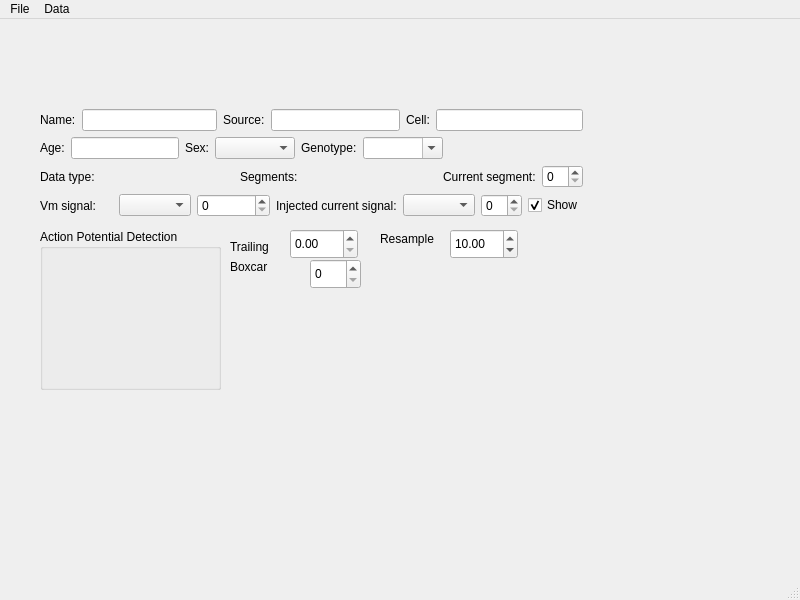
<?xml version="1.0" encoding="UTF-8"?>
<ui version="4.0">
 <class>APAnalysisMainWindow</class>
 <widget class="QMainWindow" name="APAnalysisMainWindow">
  <property name="geometry">
   <rect>
    <x>0</x>
    <y>0</y>
    <width>800</width>
    <height>600</height>
   </rect>
  </property>
  <property name="windowTitle">
   <string>AP Analysis</string>
  </property>
  <widget class="QWidget" name="centralwidget">
   <widget class="QGroupBox" name="apDetectionGroupBox">
    <property name="geometry">
     <rect>
      <x>40</x>
      <y>210</y>
      <width>181</width>
      <height>161</height>
     </rect>
    </property>
    <property name="title">
     <string>Action Potential Detection</string>
    </property>
   </widget>
   <widget class="QLabel" name="signalTailLabel">
    <property name="geometry">
     <rect>
      <x>230</x>
      <y>220</y>
      <width>51</width>
      <height>16</height>
     </rect>
    </property>
    <property name="text">
     <string>Trailing</string>
    </property>
   </widget>
   <widget class="QDoubleSpinBox" name="trailingDurationDoubleSpinBox">
    <property name="geometry">
     <rect>
      <x>290</x>
      <y>210</y>
      <width>68</width>
      <height>30</height>
     </rect>
    </property>
    <property name="toolTip">
     <string>Duration of trailing signal (s)</string>
    </property>
    <property name="statusTip">
     <string>Duration of trailing signal (s)</string>
    </property>
    <property name="whatsThis">
     <string>Duration of trailing signal (s)</string>
    </property>
   </widget>
   <widget class="QLabel" name="label">
    <property name="geometry">
     <rect>
      <x>380</x>
      <y>210</y>
      <width>61</width>
      <height>20</height>
     </rect>
    </property>
    <property name="text">
     <string>Resample</string>
    </property>
   </widget>
   <widget class="QDoubleSpinBox" name="resamplePeriodDoubleSpinBox">
    <property name="geometry">
     <rect>
      <x>450</x>
      <y>210</y>
      <width>68</width>
      <height>30</height>
     </rect>
    </property>
    <property name="toolTip">
     <string>Resample with period (us)</string>
    </property>
    <property name="statusTip">
     <string>Resample with period (us)</string>
    </property>
    <property name="whatsThis">
     <string>Resample with period (us)</string>
    </property>
    <property name="value">
     <double>10.000000000000000</double>
    </property>
   </widget>
   <widget class="QLabel" name="boxcarSizeLabel">
    <property name="geometry">
     <rect>
      <x>230</x>
      <y>240</y>
      <width>54</width>
      <height>16</height>
     </rect>
    </property>
    <property name="text">
     <string>Boxcar</string>
    </property>
   </widget>
   <widget class="QSpinBox" name="boxcarSizeSpinBox">
    <property name="geometry">
     <rect>
      <x>310</x>
      <y>240</y>
      <width>51</width>
      <height>30</height>
     </rect>
    </property>
   </widget>
   <widget class="QWidget" name="layoutWidget">
    <property name="geometry">
     <rect>
      <x>40</x>
      <y>12</y>
      <width>543</width>
      <height>186</height>
     </rect>
    </property>
    <layout class="QVBoxLayout" name="verticalLayout_3">
     <item>
      <layout class="QVBoxLayout" name="verticalLayout_2">
       <item>
        <layout class="QHBoxLayout" name="horizontalLayout_8">
         <item>
          <widget class="QLabel" name="dataVarNameLabel">
           <property name="toolTip">
            <string>Name of the variable in the workspace</string>
           </property>
           <property name="frameShape">
            <enum>QFrame::NoFrame</enum>
           </property>
           <property name="frameShadow">
            <enum>QFrame::Plain</enum>
           </property>
           <property name="text">
            <string/>
           </property>
           <property name="textInteractionFlags">
            <set>Qt::TextSelectableByKeyboard|Qt::TextSelectableByMouse</set>
           </property>
          </widget>
         </item>
         <item>
          <spacer name="horizontalSpacer_4">
           <property name="orientation">
            <enum>Qt::Horizontal</enum>
           </property>
           <property name="sizeHint" stdset="0">
            <size>
             <width>40</width>
             <height>20</height>
            </size>
           </property>
          </spacer>
         </item>
        </layout>
       </item>
       <item>
        <layout class="QHBoxLayout" name="horizontalLayout_7">
         <item>
          <layout class="QHBoxLayout" name="horizontalLayout_9">
           <item>
            <widget class="QLabel" name="label_60">
             <property name="text">
              <string>Name:</string>
             </property>
            </widget>
           </item>
           <item>
            <widget class="QLineEdit" name="dataNameLineEdit">
             <property name="sizePolicy">
              <sizepolicy hsizetype="Expanding" vsizetype="Fixed">
               <horstretch>10</horstretch>
               <verstretch>0</verstretch>
              </sizepolicy>
             </property>
             <property name="toolTip">
              <string>Data name</string>
             </property>
             <property name="statusTip">
              <string>Data name</string>
             </property>
             <property name="whatsThis">
              <string>Data name</string>
             </property>
             <property name="clearButtonEnabled">
              <bool>true</bool>
             </property>
            </widget>
           </item>
          </layout>
         </item>
         <item>
          <layout class="QHBoxLayout" name="horizontalLayout_22">
           <item>
            <widget class="QLabel" name="sourceIDLabel">
             <property name="sizePolicy">
              <sizepolicy hsizetype="Preferred" vsizetype="Preferred">
               <horstretch>0</horstretch>
               <verstretch>0</verstretch>
              </sizepolicy>
             </property>
             <property name="text">
              <string>Source:</string>
             </property>
            </widget>
           </item>
           <item>
            <widget class="QLineEdit" name="sourceIDLineEdit">
             <property name="sizePolicy">
              <sizepolicy hsizetype="Expanding" vsizetype="Fixed">
               <horstretch>10</horstretch>
               <verstretch>0</verstretch>
              </sizepolicy>
             </property>
             <property name="clearButtonEnabled">
              <bool>true</bool>
             </property>
            </widget>
           </item>
          </layout>
         </item>
         <item>
          <layout class="QHBoxLayout" name="horizontalLayout_20">
           <item>
            <widget class="QLabel" name="label_56">
             <property name="sizePolicy">
              <sizepolicy hsizetype="Preferred" vsizetype="Fixed">
               <horstretch>0</horstretch>
               <verstretch>0</verstretch>
              </sizepolicy>
             </property>
             <property name="text">
              <string>Cell:</string>
             </property>
             <property name="buddy">
              <cstring>cellLineEdit</cstring>
             </property>
            </widget>
           </item>
           <item>
            <widget class="QLineEdit" name="cellLineEdit">
             <property name="sizePolicy">
              <sizepolicy hsizetype="Expanding" vsizetype="Fixed">
               <horstretch>0</horstretch>
               <verstretch>0</verstretch>
              </sizepolicy>
             </property>
             <property name="toolTip">
              <string>Cell name</string>
             </property>
             <property name="statusTip">
              <string>Cell name</string>
             </property>
             <property name="whatsThis">
              <string>Cell name</string>
             </property>
             <property name="clearButtonEnabled">
              <bool>true</bool>
             </property>
            </widget>
           </item>
          </layout>
         </item>
        </layout>
       </item>
      </layout>
     </item>
     <item>
      <layout class="QHBoxLayout" name="horizontalLayout_6">
       <item>
        <layout class="QHBoxLayout" name="horizontalLayout_23">
         <item>
          <widget class="QLabel" name="label_62">
           <property name="text">
            <string>Age:</string>
           </property>
          </widget>
         </item>
         <item>
          <widget class="QLineEdit" name="ageLineEdit">
           <property name="sizePolicy">
            <sizepolicy hsizetype="Minimum" vsizetype="Fixed">
             <horstretch>0</horstretch>
             <verstretch>0</verstretch>
            </sizepolicy>
           </property>
           <property name="minimumSize">
            <size>
             <width>80</width>
             <height>0</height>
            </size>
           </property>
          </widget>
         </item>
        </layout>
       </item>
       <item>
        <layout class="QHBoxLayout" name="horizontalLayout_5">
         <item>
          <widget class="QLabel" name="label_61">
           <property name="sizePolicy">
            <sizepolicy hsizetype="Minimum" vsizetype="Preferred">
             <horstretch>0</horstretch>
             <verstretch>0</verstretch>
            </sizepolicy>
           </property>
           <property name="text">
            <string>Sex:</string>
           </property>
          </widget>
         </item>
         <item>
          <widget class="QComboBox" name="sexComboBox">
           <property name="sizePolicy">
            <sizepolicy hsizetype="Minimum" vsizetype="Fixed">
             <horstretch>0</horstretch>
             <verstretch>0</verstretch>
            </sizepolicy>
           </property>
           <property name="minimumSize">
            <size>
             <width>80</width>
             <height>0</height>
            </size>
           </property>
           <property name="currentText">
            <string/>
           </property>
           <property name="maxVisibleItems">
            <number>3</number>
           </property>
           <property name="maxCount">
            <number>3</number>
           </property>
           <property name="insertPolicy">
            <enum>QComboBox::NoInsert</enum>
           </property>
           <property name="minimumContentsLength">
            <number>3</number>
           </property>
          </widget>
         </item>
        </layout>
       </item>
       <item>
        <layout class="QHBoxLayout" name="horizontalLayout_19">
         <item>
          <widget class="QLabel" name="genotypeLabel">
           <property name="sizePolicy">
            <sizepolicy hsizetype="Minimum" vsizetype="Preferred">
             <horstretch>0</horstretch>
             <verstretch>0</verstretch>
            </sizepolicy>
           </property>
           <property name="text">
            <string>Genotype:</string>
           </property>
          </widget>
         </item>
         <item>
          <widget class="QComboBox" name="genotypeComboBox">
           <property name="sizePolicy">
            <sizepolicy hsizetype="Minimum" vsizetype="Fixed">
             <horstretch>0</horstretch>
             <verstretch>0</verstretch>
            </sizepolicy>
           </property>
           <property name="minimumSize">
            <size>
             <width>80</width>
             <height>0</height>
            </size>
           </property>
           <property name="editable">
            <bool>true</bool>
           </property>
           <property name="maxVisibleItems">
            <number>50</number>
           </property>
          </widget>
         </item>
         <item>
          <spacer name="horizontalSpacer_2">
           <property name="orientation">
            <enum>Qt::Horizontal</enum>
           </property>
           <property name="sizeHint" stdset="0">
            <size>
             <width>40</width>
             <height>20</height>
            </size>
           </property>
          </spacer>
         </item>
        </layout>
       </item>
      </layout>
     </item>
     <item>
      <layout class="QVBoxLayout" name="verticalLayout">
       <item>
        <layout class="QHBoxLayout" name="horizontalLayout_3">
         <item>
          <widget class="QLabel" name="dataTypeLabel">
           <property name="text">
            <string>Data type:</string>
           </property>
          </widget>
         </item>
         <item>
          <spacer name="horizontalSpacer">
           <property name="orientation">
            <enum>Qt::Horizontal</enum>
           </property>
           <property name="sizeHint" stdset="0">
            <size>
             <width>40</width>
             <height>20</height>
            </size>
           </property>
          </spacer>
         </item>
         <item>
          <widget class="QLabel" name="nSegmentsLabel">
           <property name="text">
            <string>Segments:</string>
           </property>
          </widget>
         </item>
         <item>
          <spacer name="horizontalSpacer_3">
           <property name="orientation">
            <enum>Qt::Horizontal</enum>
           </property>
           <property name="sizeHint" stdset="0">
            <size>
             <width>40</width>
             <height>20</height>
            </size>
           </property>
          </spacer>
         </item>
         <item>
          <widget class="QLabel" name="currentSegmentLabel">
           <property name="text">
            <string>Current segment:</string>
           </property>
          </widget>
         </item>
         <item>
          <widget class="QSpinBox" name="segmentSpinBox">
           <property name="toolTip">
            <string>Current segment</string>
           </property>
          </widget>
         </item>
        </layout>
       </item>
       <item>
        <layout class="QHBoxLayout" name="horizontalLayout_4">
         <item>
          <layout class="QHBoxLayout" name="horizontalLayout_2">
           <item>
            <widget class="QLabel" name="vmSignalLabel">
             <property name="text">
              <string>Vm signal:</string>
             </property>
            </widget>
           </item>
           <item>
            <widget class="QComboBox" name="vmSignalNameComboBox">
             <property name="toolTip">
              <string>Choose Vm signal by name</string>
             </property>
             <property name="statusTip">
              <string>Choose Vm signal by name</string>
             </property>
             <property name="whatsThis">
              <string>Choose Vm signal by name</string>
             </property>
            </widget>
           </item>
           <item>
            <widget class="QSpinBox" name="vmSignalIndexSpinBox">
             <property name="toolTip">
              <string>Choose Vm signal by index</string>
             </property>
             <property name="statusTip">
              <string>Choose Vm signal by index</string>
             </property>
             <property name="whatsThis">
              <string>Choose Vm signal by index</string>
             </property>
            </widget>
           </item>
          </layout>
         </item>
         <item>
          <layout class="QHBoxLayout" name="horizontalLayout">
           <item>
            <widget class="QLabel" name="iInjLabel">
             <property name="text">
              <string>Injected current signal:</string>
             </property>
            </widget>
           </item>
           <item>
            <widget class="QComboBox" name="iInjSignalNameComboBox">
             <property name="toolTip">
              <string>Choose Iinj signal by name</string>
             </property>
             <property name="statusTip">
              <string>Choose Iinj signal by name</string>
             </property>
             <property name="whatsThis">
              <string>Choose Iinj signal by name</string>
             </property>
            </widget>
           </item>
           <item>
            <widget class="QSpinBox" name="iInjSignalIndexSpinBox">
             <property name="toolTip">
              <string>Choose Iinj signal by index</string>
             </property>
             <property name="statusTip">
              <string>Choose Iinj signal by index</string>
             </property>
             <property name="whatsThis">
              <string>Choose Iinj signal by index</string>
             </property>
            </widget>
           </item>
           <item>
            <widget class="QCheckBox" name="showIinjCheckBox">
             <property name="text">
              <string>Show</string>
             </property>
             <property name="checked">
              <bool>true</bool>
             </property>
            </widget>
           </item>
          </layout>
         </item>
        </layout>
       </item>
      </layout>
     </item>
    </layout>
   </widget>
  </widget>
  <widget class="QMenuBar" name="menubar">
   <property name="geometry">
    <rect>
     <x>0</x>
     <y>0</y>
     <width>800</width>
     <height>28</height>
    </rect>
   </property>
   <widget class="QMenu" name="menuFile">
    <property name="title">
     <string>File</string>
    </property>
    <addaction name="actionOpen"/>
    <addaction name="actionSave"/>
   </widget>
   <widget class="QMenu" name="menuData">
    <property name="title">
     <string>Data</string>
    </property>
    <addaction name="actionLoad_from_workspace"/>
    <addaction name="actionExport_to_workspace"/>
   </widget>
   <addaction name="menuFile"/>
   <addaction name="menuData"/>
  </widget>
  <widget class="QStatusBar" name="statusbar"/>
  <action name="actionOpen">
   <property name="text">
    <string>Open</string>
   </property>
  </action>
  <action name="actionSave">
   <property name="text">
    <string>Save</string>
   </property>
  </action>
  <action name="actionLoad_from_workspace">
   <property name="text">
    <string>Load from workspace</string>
   </property>
  </action>
  <action name="actionExport_to_workspace">
   <property name="text">
    <string>Export to workspace</string>
   </property>
  </action>
 </widget>
 <resources/>
 <connections/>
</ui>
